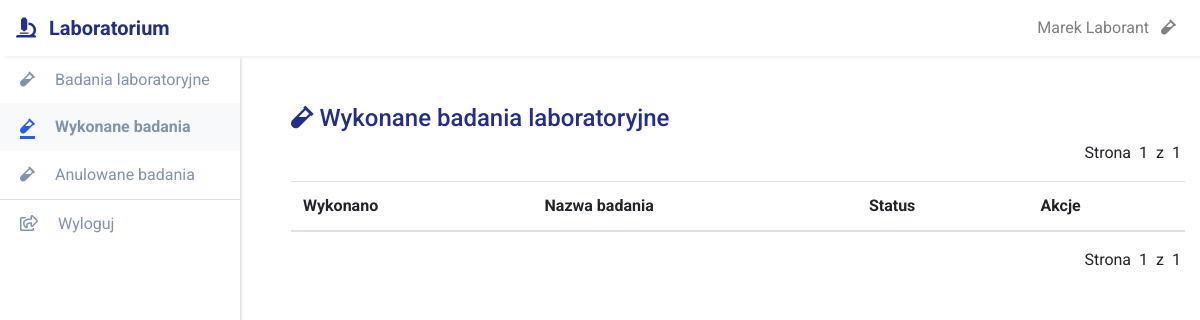
The app's page /laboratorium/laborant/wykonane-badania (signed in), older data.
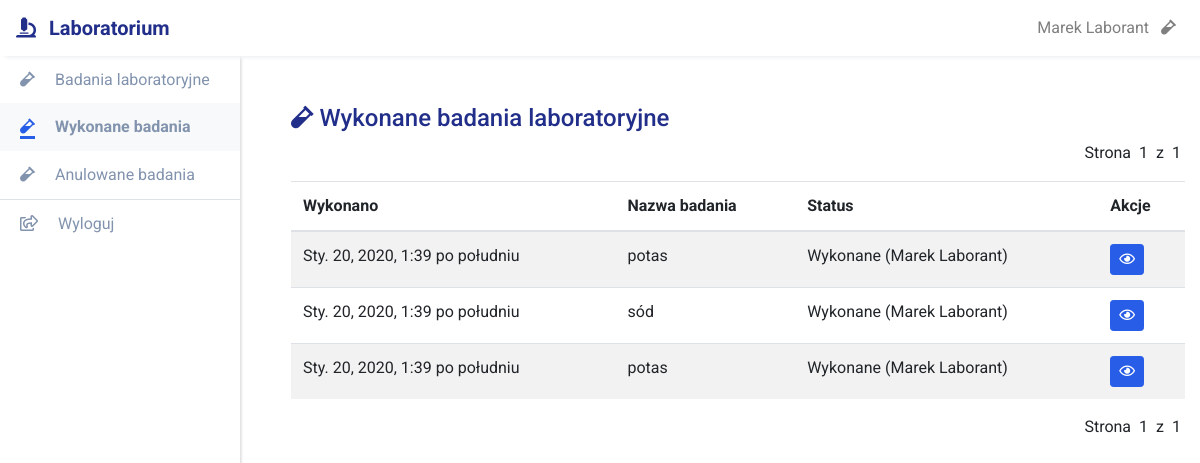
The same page, newer data.
### laboratorium_app/models.py (models this page shows)
class BadanieLaboratoryjne(models.Model):
    STATUS = (
        ("ZLE", "Zlecone"),
        ("WYK", "Wykonane"),
        ("ANUL_LAB", "Anulowane przez Laboranta"),
        ("ZATW", "Zatwierdzone"),
        ("ANUL_KLAB", "Anulowane przez Kier. Laboratorium"),
    )
    status = models.CharField(
        null=False, choices=STATUS, max_length=9, default="ZLE"
    )
    uwagi_lekarza = models.TextField(null=True, blank=True)
    dt_zlecenia = models.DateTimeField(auto_now_add=True)
    wynik = models.TextField(blank=True)
    dt_wyk_anul_lab = models.DateTimeField(null=True)
    dt_zatw_anul_klab = models.DateTimeField(null=True)
    uwagi_kierownika = models.TextField(null=True, blank=True)
    slownik = models.ForeignKey(SlownikBadan, on_delete=models.PROTECT)
    wizyta = models.ForeignKey(Wizyta, on_delete=models.PROTECT)
    laborant = models.ForeignKey(
        Laborant, null=True, blank=True, on_delete=models.PROTECT
    )
    kier_lab = models.ForeignKey(
        KierownikLabarotorium, null=True, blank=True, on_delete=models.PROTECT
    )
    badania = BadanieLaboratoryjneManager()
    class Meta:
        verbose_name_plural = "Badania Laboratoryjne"

class Laborant(CommonProfileModel):
    user = models.OneToOneField(User, on_delete=models.PROTECT)
    role = models.CharField(max_length=16, default="LABORANT", editable=False)
    class Meta:
        verbose_name_plural = "Laboranci"

### common/models.py (models this page shows, shortened)
class SlownikBadan(models.Model):
    TYP_BAD = (
        ('L', 'Laboratoryjne'),
        ('F', 'Fizykalne'),
    )
    key = models.CharField(max_length=32, primary_key=True)
    typ = models.CharField(max_length=1, choices=TYP_BAD)
    nazwa = models.CharField(max_length=128)
    class Meta:
        verbose_name_plural = "Słownik Badań"

### laboratorium_app/views.py (the view)
@method_decorator(login_required(login_url='/login'), name='dispatch')
@method_decorator(uprawniania_przegladanie_badan_wymagane, name='dispatch')
class LaborantWykonaneBadania(ListView):
    template_name = "laboratorium_app/laborant-wyk-badania.html"
    paginate_by = 20
    model = BadanieLaboratoryjne
    context_object_name = "wyk_badania"
    allow_empty = True
    def get_queryset(self):
        return self.model.badania.filter(status="WYK").order_by("-dt_wyk_anul_lab")

### common/models.py (called while the page is built)
    def __str__(self):
        return "%s %s" % (self.imie, self.nazwisko)

### laboratorium_app/models.py (called while the page is built)
    def get_queryset(self):
        return BadanieLaboratoryjneQuerySet(self.model, using=self._db)

### przychodnia_wizyta/models.py (called while the page is built)
    def get_old(self):
        return self.filter(
            Q(status='REJ') & Q(dt_rej__lte=timezone.now() - timedelta(hours=12)))

    def get_new(self):
        return self.filter(
            Q(status='REJ') & Q(dt_rej__gte=timezone.now() - timedelta(hours=12)))

    def get_queryset(self):
        return WizytaQuerySet(self.model, using=self._db)

    def get_old(self):
        return self.get_queryset().get_old()

    def get_new(self):
        return self.get_queryset().get_new()

### laboratorium_app/templates/laboratorium_app/laborant-wyk-badania.html (shortened to what this page needs)
{% extends 'przychodnia_app/extend/base_przychodnia.html' %}
{% block content %}
<h4>
  <i class="fas fas fa-vial"></i>&nbsp;Wykonane badania laboratoryjne
</h4>
{% include 'przychodnia_app/include/pagination.html' %}
<table class="table table-striped">
  <thead>
    <tr>
      <th scope="col">Wykonano</th>
      <th scope="col">Nazwa badania</th>
      <th scope="col">Status</th>
      <th scope="col">Akcje</th>
    </tr>
  </thead>
  <tbody>
    {% for bad_lab in wyk_badania %}
    <tr>
      <td>
        {{bad_lab.dt_wyk_anul_lab}}
      </td>
      <td>
        <span data-toggle="tooltip" data-placement="right" title="{{bad_lab.slownik.key}}">
          {{bad_lab.slownik.nazwa}}
        </span>
      </td>
      <td>
        {% include 'laboratorium_app/include/badanie_lab_status_text.html' with badanie_lab=bad_lab %}
      </td>
      <td>
        <a href="{% url 'laboratorium_app:laboratorium-bad-lab-detail' pk=bad_lab.pk %}" class="btn btn-sm btn-primary" href="#" role="button" data-toggle="tooltip" data-placement="bottom" title="Pokaż szczegóły badania">
          <i class="far fa-eye"></i>
        </a>
      </td>
    </tr>
    {% endfor %}
  </tbody>
</table>
{% include 'przychodnia_app/include/pagination.html' %}
{% endblock %}

### laboratorium_app/templates/laboratorium_app/include/badanie_lab_status_text.html
{% if badanie_lab.status == "ZLE" %}
Zlecone (przez {{badanie_lab.wizyta.lekarz}})
{% elif badanie_lab.status == "WYK" %}
Wykonane ({{badanie_lab.laborant}})
{% elif badanie_lab.status == "ANUL_LAB" %}
Anulowane przez Laboranta ({{badanie_lab.laborant}})
{% elif badanie_lab.status == "ZATW" %}
Zatwierdzone ({{badanie_lab.kier_lab}})
{% elif badanie_lab.status == "ANUL_KLAB" %}
Anulowane przez Kier. Laboratorium ({{badanie_lab.kier_lab}})
{% endif %}

Row changes from the older to the newer data that the page shows:
now on this page (row edited): BadanieLaboratoryjne: dt_wyk_anul_lab "Sty. 20, 2020, 1:39 po południu", slownik.nazwa "potas", laborant "Marek Laborant"
added BadanieLaboratoryjne: dt_wyk_anul_lab "Sty. 20, 2020, 1:39 po południu", slownik.nazwa "sód", laborant "Marek Laborant"
added BadanieLaboratoryjne: dt_wyk_anul_lab "Sty. 20, 2020, 1:39 po południu", slownik.nazwa "potas", laborant "Marek Laborant"
